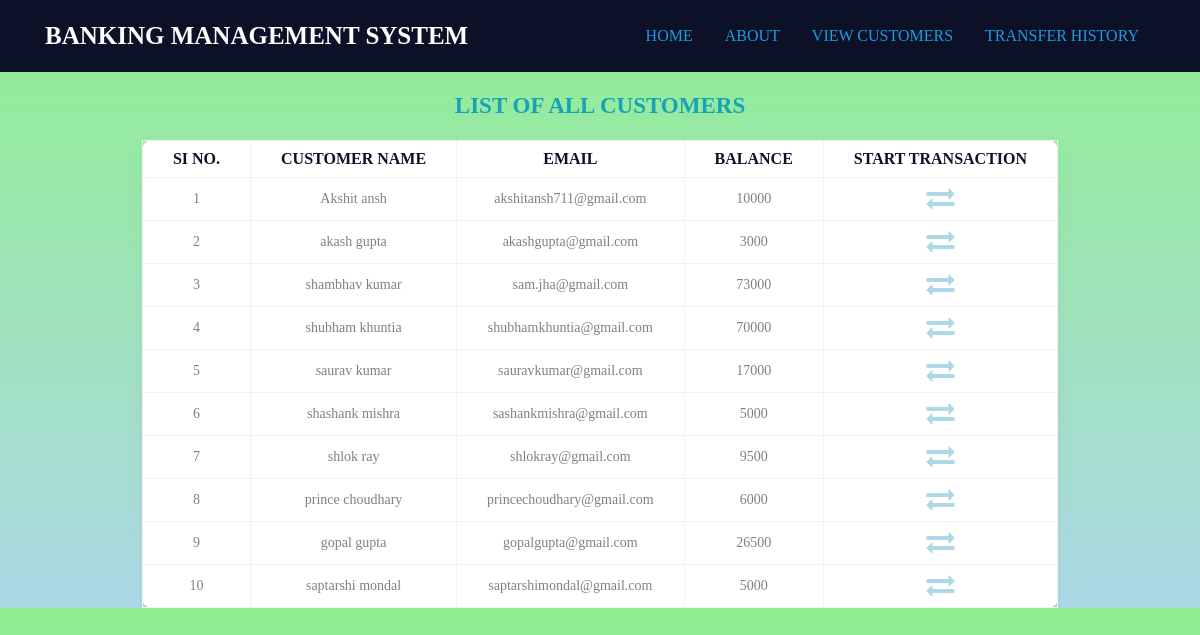
The page /users.php on the database its author committed.
### tables this page shows
CREATE TABLE `customers` (
  `id` int(5) NOT NULL,
  `name` varchar(50) NOT NULL,
  `email` varchar(50) NOT NULL,
  `balance` varchar(50) NOT NULL
);

### users.php (the view, shortened to what this page needs)
<!DOCTYPE html>
<html>
<head>
    <?php include 'links.php'?>
    <?php include 'navbar.php'?>
    <link rel="stylesheet" href="CSS/users.css">
</head>
<body style="background-color:powderblue;">
        <?php
            include 'connection.php';
            $sql = "SELECT * FROM customers";
            $result = mysqli_query($con,$sql);
        ?>
    <div class="main-div" >
        <h1 style="color:#17a2b8;">List of all Customers</h1>
            <div class="center-div">
                <div class="table-responsive" >
                        <table class="table-hover" >
                        <thead >
                            <tr>
                            <th style="color:#0d1128;"> Si No. </th>
                            <th style="color:#0d1128;">Customer Name </th>
                            <th style="color:#0d1128;"> Email </th>
                            <th style="color:#0d1128;"> Balance </th>
                            <th style="color:#0d1128;"> Start Transaction </th>
                            </tr>
                        </thead>
                        <tbody>
                            <?php
                            while($rows=mysqli_fetch_assoc($result)){
                            ?>
                            <tr>
                                <td><?php echo $rows['id'] ?></td>
                                <td><?php echo $rows['name']?></td>
                                <td><?php echo $rows['email']?></span></td>
                                <td><?php echo $rows['balance']?></td>
                                <td><a href="transfer.php?id= <?php echo $rows['id'] ;?>"> <i class=" fa fa-2x fa-exchange" aria-hidden="true"> </i> </a></td>
                            </tr>
                            <?php
                                }
                            ?>
                        </tbody>
                    </table>
                </div>
            </div>
        </div>
</body>
</html>

### CSS/navbar.css (style rules this page uses)
* { margin:0; padding: 0; box-sizing: border-box; font-family:Georgia, 'Times New Roman', Times, serif; }

### CSS/users.css (style rules this page uses)
* { margin: 0; padding:0; box-sizing: border-box; }
body { background:linear-gradient(lightgreen,lightblue); }
h1 { font-size: 23px; color: #e84393; text-align: center; margin-top: 20px; margin-bottom: 20px; text-transform: uppercase; font-weight: bold; }
table { border-collapse: collapse; background-color:#fff; box-shadow: 0 10px 20px 0 rgba(0,0,0,.04); border-radius: 10px; margin: auto; }
th,td { border: 1px solid #f2f2f2; padding: 6px 30px; text-align: center; color: grey; }
th { text-transform: uppercase; font-size: 16px; color:coral; }
td { font-size: 14px; }
.fa-exchange { color: lightblue; }

### rows shown on the page
customers: id "1", name "Akshit ansh", email "akshitansh711@gmail.com", balance "10000"
customers: id "2", name "akash gupta", email "akashgupta@gmail.com", balance "3000"
customers: id "3", name "shambhav kumar", email "sam.jha@gmail.com", balance "73000"
customers: id "4", name "shubham khuntia", email "shubhamkhuntia@gmail.com", balance "70000"
customers: id "5", name "saurav kumar", email "sauravkumar@gmail.com", balance "17000"
customers: id "6", name "shashank mishra", email "sashankmishra@gmail.com", balance "5000"
customers: id "7", name "shlok ray", email "shlokray@gmail.com", balance "9500"
customers: id "8", name "prince choudhary", email "princechoudhary@gmail.com", balance "6000"
customers: id "9", name "gopal gupta", email "gopalgupta@gmail.com", balance "26500"
customers: id "10", name "saptarshi mondal", email "saptarshimondal@gmail.com", balance "5000"
